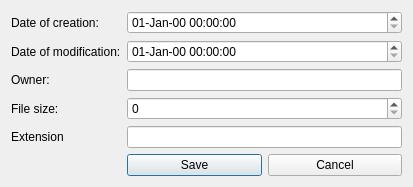
<?xml version="1.0" encoding="UTF-8"?>
<ui version="4.0">
 <class>WindowMetadata</class>
 <widget class="QDialog" name="WindowMetadata">
  <property name="geometry">
   <rect>
    <x>0</x>
    <y>0</y>
    <width>413</width>
    <height>184</height>
   </rect>
  </property>
  <property name="windowTitle">
   <string>Edit Metadata</string>
  </property>
  <property name="windowIcon">
   <iconset resource="../resources.qrc">
    <normaloff>:/res/Forms/ico.ico</normaloff>:/res/Forms/ico.ico</iconset>
  </property>
  <layout class="QFormLayout" name="formLayout">
   <item row="0" column="0">
    <widget class="QLabel" name="label_dateCreation">
     <property name="sizePolicy">
      <sizepolicy hsizetype="Preferred" vsizetype="Minimum">
       <horstretch>0</horstretch>
       <verstretch>0</verstretch>
      </sizepolicy>
     </property>
     <property name="text">
      <string>Date of creation:</string>
     </property>
    </widget>
   </item>
   <item row="0" column="1">
    <widget class="QDateTimeEdit" name="dateTimeEdit_creation">
     <property name="sizePolicy">
      <sizepolicy hsizetype="Minimum" vsizetype="Minimum">
       <horstretch>0</horstretch>
       <verstretch>0</verstretch>
      </sizepolicy>
     </property>
     <property name="displayFormat">
      <string>dd-MMM-yy HH:mm:ss</string>
     </property>
    </widget>
   </item>
   <item row="1" column="0">
    <widget class="QLabel" name="label_dateModification">
     <property name="sizePolicy">
      <sizepolicy hsizetype="Preferred" vsizetype="Minimum">
       <horstretch>0</horstretch>
       <verstretch>0</verstretch>
      </sizepolicy>
     </property>
     <property name="text">
      <string>Date of modification:</string>
     </property>
    </widget>
   </item>
   <item row="1" column="1">
    <widget class="QDateTimeEdit" name="dateTimeEdit_modification">
     <property name="sizePolicy">
      <sizepolicy hsizetype="Minimum" vsizetype="Minimum">
       <horstretch>0</horstretch>
       <verstretch>0</verstretch>
      </sizepolicy>
     </property>
     <property name="displayFormat">
      <string>dd-MMM-yy HH:mm:ss</string>
     </property>
    </widget>
   </item>
   <item row="2" column="0">
    <widget class="QLabel" name="label_owner">
     <property name="sizePolicy">
      <sizepolicy hsizetype="Preferred" vsizetype="Minimum">
       <horstretch>0</horstretch>
       <verstretch>0</verstretch>
      </sizepolicy>
     </property>
     <property name="text">
      <string>Owner:</string>
     </property>
    </widget>
   </item>
   <item row="2" column="1">
    <widget class="QLineEdit" name="lineEdit_owner">
     <property name="sizePolicy">
      <sizepolicy hsizetype="Expanding" vsizetype="Minimum">
       <horstretch>0</horstretch>
       <verstretch>0</verstretch>
      </sizepolicy>
     </property>
    </widget>
   </item>
   <item row="3" column="0">
    <widget class="QLabel" name="label_length">
     <property name="sizePolicy">
      <sizepolicy hsizetype="Preferred" vsizetype="Minimum">
       <horstretch>0</horstretch>
       <verstretch>0</verstretch>
      </sizepolicy>
     </property>
     <property name="text">
      <string>File size:</string>
     </property>
    </widget>
   </item>
   <item row="3" column="1">
    <widget class="QSpinBox" name="spinBox_length">
     <property name="sizePolicy">
      <sizepolicy hsizetype="Minimum" vsizetype="Minimum">
       <horstretch>0</horstretch>
       <verstretch>0</verstretch>
      </sizepolicy>
     </property>
    </widget>
   </item>
   <item row="4" column="0">
    <widget class="QLabel" name="label_extension">
     <property name="sizePolicy">
      <sizepolicy hsizetype="Preferred" vsizetype="Minimum">
       <horstretch>0</horstretch>
       <verstretch>0</verstretch>
      </sizepolicy>
     </property>
     <property name="text">
      <string>Extension</string>
     </property>
    </widget>
   </item>
   <item row="4" column="1">
    <widget class="QLineEdit" name="lineEdit_extension">
     <property name="sizePolicy">
      <sizepolicy hsizetype="Expanding" vsizetype="Minimum">
       <horstretch>0</horstretch>
       <verstretch>0</verstretch>
      </sizepolicy>
     </property>
    </widget>
   </item>
   <item row="5" column="1">
    <layout class="QHBoxLayout" name="horizontalLayout">
     <item>
      <widget class="QPushButton" name="button_save">
       <property name="sizePolicy">
        <sizepolicy hsizetype="Minimum" vsizetype="Minimum">
         <horstretch>0</horstretch>
         <verstretch>0</verstretch>
        </sizepolicy>
       </property>
       <property name="text">
        <string>Save</string>
       </property>
      </widget>
     </item>
     <item>
      <widget class="QPushButton" name="pushButton_cancel">
       <property name="sizePolicy">
        <sizepolicy hsizetype="Minimum" vsizetype="Minimum">
         <horstretch>0</horstretch>
         <verstretch>0</verstretch>
        </sizepolicy>
       </property>
       <property name="text">
        <string>Cancel</string>
       </property>
      </widget>
     </item>
    </layout>
   </item>
  </layout>
 </widget>
 <resources>
  <include location="../resources.qrc"/>
 </resources>
 <connections/>
</ui>
